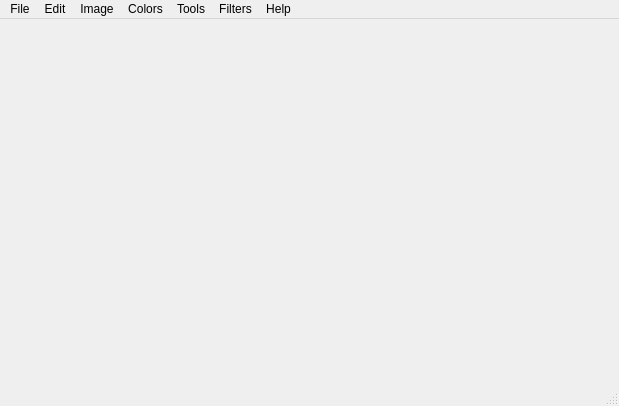
<?xml version="1.0" encoding="UTF-8"?>
<ui version="4.0">
 <class>MainWindow</class>
 <widget class="QMainWindow" name="MainWindow">
  <property name="geometry">
   <rect>
    <x>0</x>
    <y>0</y>
    <width>619</width>
    <height>406</height>
   </rect>
  </property>
  <property name="windowTitle">
   <string>MainWindow</string>
  </property>
  <widget class="QWidget" name="centralWidget"/>
  <widget class="QMenuBar" name="menuBar">
   <property name="geometry">
    <rect>
     <x>0</x>
     <y>0</y>
     <width>619</width>
     <height>26</height>
    </rect>
   </property>
   <widget class="QMenu" name="menuFile">
    <property name="title">
     <string>File</string>
    </property>
    <addaction name="actionNew"/>
    <addaction name="actionOpen"/>
    <addaction name="actionOpen_Video"/>
    <addaction name="actionOpen_Camera"/>
    <addaction name="actionSave"/>
    <addaction name="actionSave_As"/>
    <addaction name="actionClose"/>
    <addaction name="actionExit"/>
   </widget>
   <widget class="QMenu" name="menuImage">
    <property name="title">
     <string>Image</string>
    </property>
    <widget class="QMenu" name="menuTransform">
     <property name="title">
      <string>Transform</string>
     </property>
     <addaction name="actionFlip_Horizontally"/>
     <addaction name="actionFlip_Vertically"/>
     <addaction name="actionRotate_Clockwise"/>
     <addaction name="actionRotate_Anti_Clockwise"/>
    </widget>
    <addaction name="menuTransform"/>
    <addaction name="actionScale_Image"/>
    <addaction name="actionAdd_Logo"/>
   </widget>
   <widget class="QMenu" name="menuHelp">
    <property name="title">
     <string>Help</string>
    </property>
    <addaction name="actionAbout"/>
   </widget>
   <widget class="QMenu" name="menuEdit">
    <property name="title">
     <string>Edit</string>
    </property>
    <addaction name="actionUndo"/>
    <addaction name="actionRedo"/>
    <addaction name="actionHistory"/>
   </widget>
   <widget class="QMenu" name="menuColors">
    <property name="title">
     <string>Colors</string>
    </property>
    <addaction name="actionHistogram_Equalization"/>
    <addaction name="actionInvert"/>
   </widget>
   <widget class="QMenu" name="menuTools">
    <property name="title">
     <string>Tools</string>
    </property>
    <widget class="QMenu" name="menuFeature_extraction">
     <property name="title">
      <string>Feature extraction</string>
     </property>
     <addaction name="actionSIFT"/>
     <addaction name="actionSURF"/>
     <addaction name="actionFAST"/>
     <addaction name="actionHarris"/>
    </widget>
    <addaction name="menuFeature_extraction"/>
    <addaction name="actionHough_transformation"/>
   </widget>
   <widget class="QMenu" name="menuFilters_2">
    <property name="title">
     <string>Filters</string>
    </property>
    <widget class="QMenu" name="menuBlur">
     <property name="title">
      <string>Blur</string>
     </property>
     <addaction name="actionMean"/>
     <addaction name="actionMedian"/>
     <addaction name="actionGaussian"/>
     <addaction name="actionSet_Kernel_Size"/>
    </widget>
    <widget class="QMenu" name="menuEdge_Detection_2">
     <property name="title">
      <string>Edge Detection</string>
     </property>
     <addaction name="actionCanny"/>
     <addaction name="actionSobel"/>
     <addaction name="actionLaplacian"/>
    </widget>
    <widget class="QMenu" name="menuNoise">
     <property name="title">
      <string>Noise</string>
     </property>
     <addaction name="actionSalt_and_Pepper"/>
     <addaction name="actionUniform"/>
    </widget>
    <widget class="QMenu" name="menuMorphology_2">
     <property name="title">
      <string>Morphology</string>
     </property>
     <addaction name="actionDilation"/>
     <addaction name="actionErosion"/>
     <addaction name="actionOpening"/>
     <addaction name="actionClosing"/>
     <addaction name="actionConvolution_Mask"/>
    </widget>
    <addaction name="menuBlur"/>
    <addaction name="menuEdge_Detection_2"/>
    <addaction name="menuNoise"/>
    <addaction name="menuMorphology_2"/>
   </widget>
   <addaction name="menuFile"/>
   <addaction name="menuEdit"/>
   <addaction name="menuImage"/>
   <addaction name="menuColors"/>
   <addaction name="menuTools"/>
   <addaction name="menuFilters_2"/>
   <addaction name="menuHelp"/>
  </widget>
  <widget class="QStatusBar" name="statusBar"/>
  <action name="actionOpen">
   <property name="text">
    <string>Open Image..</string>
   </property>
   <property name="shortcut">
    <string>Ctrl+O</string>
   </property>
  </action>
  <action name="actionSave">
   <property name="text">
    <string>Save</string>
   </property>
   <property name="shortcut">
    <string>Ctrl+S</string>
   </property>
  </action>
  <action name="actionSave_As">
   <property name="text">
    <string>Save As</string>
   </property>
  </action>
  <action name="actionClose">
   <property name="text">
    <string>Close</string>
   </property>
   <property name="shortcut">
    <string>Ctrl+W</string>
   </property>
  </action>
  <action name="actionExit">
   <property name="text">
    <string>Exit</string>
   </property>
   <property name="shortcut">
    <string>Ctrl+X</string>
   </property>
  </action>
  <action name="actionUndo">
   <property name="text">
    <string>Undo</string>
   </property>
   <property name="shortcut">
    <string>Ctrl+Z</string>
   </property>
  </action>
  <action name="actionRedo">
   <property name="text">
    <string>Redo</string>
   </property>
   <property name="shortcut">
    <string>Ctrl+Y</string>
   </property>
  </action>
  <action name="actionAbout">
   <property name="text">
    <string>About</string>
   </property>
  </action>
  <action name="actionHistory">
   <property name="text">
    <string>History..</string>
   </property>
   <property name="shortcut">
    <string>Ctrl+H</string>
   </property>
  </action>
  <action name="actionFlip_Horizontally">
   <property name="text">
    <string>Flip Horizontally</string>
   </property>
  </action>
  <action name="actionFlip_Vertically">
   <property name="text">
    <string>Flip Vertically</string>
   </property>
  </action>
  <action name="actionRotate_Clockwise">
   <property name="text">
    <string>Rotate Clockwise</string>
   </property>
  </action>
  <action name="actionRotate_Anti_Clockwise">
   <property name="text">
    <string>Rotate Anti-Clockwise</string>
   </property>
  </action>
  <action name="actionHistogram_Equalization">
   <property name="text">
    <string>Histogram Equalization</string>
   </property>
  </action>
  <action name="actionSIFT">
   <property name="text">
    <string>SIFT</string>
   </property>
  </action>
  <action name="actionSURF">
   <property name="text">
    <string>SURF</string>
   </property>
  </action>
  <action name="actionFAST">
   <property name="text">
    <string>FAST</string>
   </property>
  </action>
  <action name="actionHarris">
   <property name="text">
    <string>Harris</string>
   </property>
  </action>
  <action name="actionHough_transformation">
   <property name="text">
    <string>Hough transformation</string>
   </property>
  </action>
  <action name="actionInvert">
   <property name="text">
    <string>Invert</string>
   </property>
  </action>
  <action name="actionOpen_Camera">
   <property name="text">
    <string>Open Camera</string>
   </property>
  </action>
  <action name="actionScale_Image">
   <property name="text">
    <string>Scale Image..</string>
   </property>
  </action>
  <action name="actionMean">
   <property name="text">
    <string>Mean</string>
   </property>
  </action>
  <action name="actionMedian">
   <property name="text">
    <string>Median</string>
   </property>
  </action>
  <action name="actionGaussian">
   <property name="text">
    <string>Gaussian..</string>
   </property>
  </action>
  <action name="actionCanny">
   <property name="text">
    <string>Canny</string>
   </property>
  </action>
  <action name="actionSobel">
   <property name="text">
    <string>Sobel</string>
   </property>
  </action>
  <action name="actionLaplacian">
   <property name="text">
    <string>Laplacian</string>
   </property>
  </action>
  <action name="actionSalt_and_Pepper">
   <property name="text">
    <string>Salt and Pepper..</string>
   </property>
  </action>
  <action name="actionUniform">
   <property name="text">
    <string>Uniform..</string>
   </property>
  </action>
  <action name="actionDilation">
   <property name="text">
    <string>Dilation</string>
   </property>
  </action>
  <action name="actionErosion">
   <property name="text">
    <string>Erosion</string>
   </property>
  </action>
  <action name="actionOpening">
   <property name="text">
    <string>Opening</string>
   </property>
  </action>
  <action name="actionClosing">
   <property name="text">
    <string>Closing</string>
   </property>
  </action>
  <action name="actionConvolution_Mask">
   <property name="text">
    <string>Convolution Mask..</string>
   </property>
  </action>
  <action name="actionSet_Kernel_Size">
   <property name="text">
    <string>Set Kernel Size..</string>
   </property>
  </action>
  <action name="actionAdd_Logo">
   <property name="text">
    <string>Insert Logo..</string>
   </property>
  </action>
  <action name="actionNew">
   <property name="text">
    <string>New</string>
   </property>
   <property name="shortcut">
    <string>Ctrl+N</string>
   </property>
  </action>
  <action name="actionOpen_Video">
   <property name="text">
    <string>Open Video..</string>
   </property>
  </action>
 </widget>
 <layoutdefault spacing="6" margin="11"/>
 <resources/>
 <connections/>
</ui>
